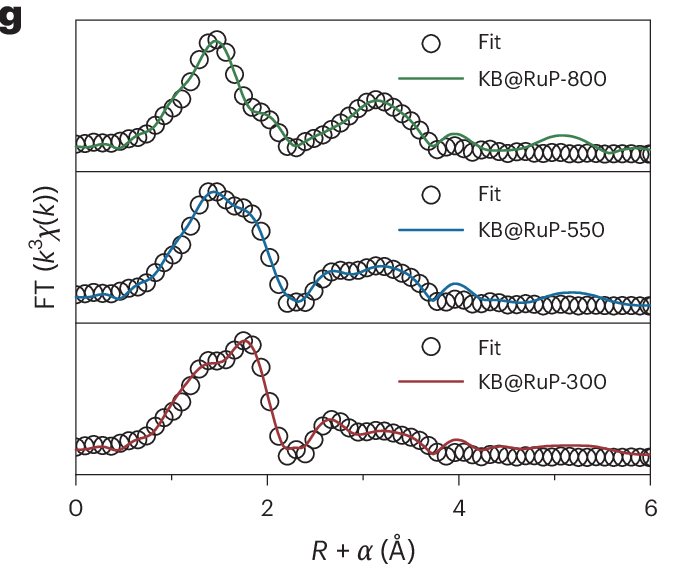

This chart was generated by the following Python code:
import matplotlib.pyplot as plt
import numpy as np

# --- Data Simulation ---
r = np.linspace(0, 6, 100)

def fit_curve(x, center, width, amp, phase=0):
    # Simulated EXAFS FT magnitude
    return amp * np.exp(-((x - center)**2) / (2 * width**2)) * (1 + 0.2*np.cos(10*x + phase))

# Base structure
y_base = fit_curve(r, 1.5, 0.4, 1.0) + fit_curve(r, 2.5, 0.5, 0.4) + fit_curve(r, 3.2, 0.5, 0.3)

# 1. 800 (Top)
y_800_data = y_base + np.random.normal(0, 0.05, len(r))
y_800_fit = y_base # Perfect fit

# 2. 550 (Middle)
y_550_data = y_base * 0.9 + np.random.normal(0, 0.05, len(r))
y_550_fit = y_base * 0.9

# 3. 300 (Bottom)
y_300_data = y_base * 0.8 + fit_curve(r, 2.0, 0.3, 0.2) + np.random.normal(0, 0.05, len(r))
y_300_fit = y_base * 0.8 + fit_curve(r, 2.0, 0.3, 0.2)

datasets = [
    (y_800_data, y_800_fit, '#337733', 'KB@RuP-800'),
    (y_550_data, y_550_fit, '#006699', 'KB@RuP-550'),
    (y_300_data, y_300_fit, '#993333', 'KB@RuP-300')
]

# --- Plotting ---
fig, axes = plt.subplots(3, 1, figsize=(6, 6), dpi=150, sharex=True)
plt.subplots_adjust(hspace=0)

for ax, (data, fit, col, lbl) in zip(axes, datasets):
    # Fit (Open circles)
    ax.plot(r[::3], fit[::3], 'o', mfc='none', mec='black', markersize=8, label='Fit', mew=1)
    
    # Data (Solid Line)
    ax.plot(r, data, color=col, lw=1.5, label=lbl)
    
    # Label
    ax.legend(frameon=False, loc='upper right', fontsize=10)
    
    ax.set_ylim(-0.2, 1.5)
    ax.set_yticks([])
    
    if ax != axes[-1]:
        ax.spines['bottom'].set_visible(True) # Keep border

# X Label
axes[-1].set_xlabel(r'$R + \alpha$ ($\AA$)', fontsize=14)
axes[-1].set_xlim(0, 6)

# Common Y Label
fig.text(0.04, 0.5, r'FT ($k^3 \chi(k)$)', va='center', rotation='vertical', fontsize=14)

plt.show()
